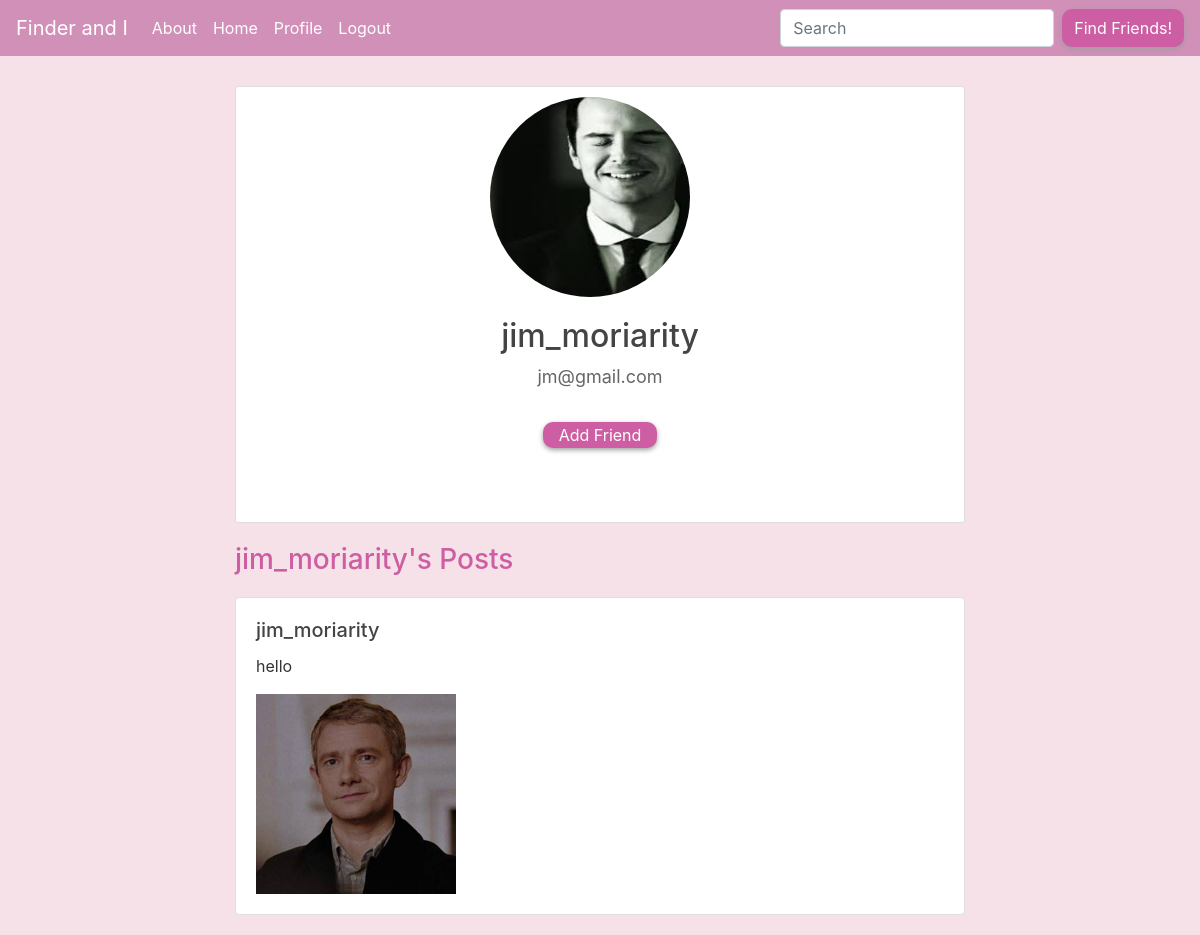
/user/jim_moriarity/ (signed in), run on an earlier commit of the app's database.
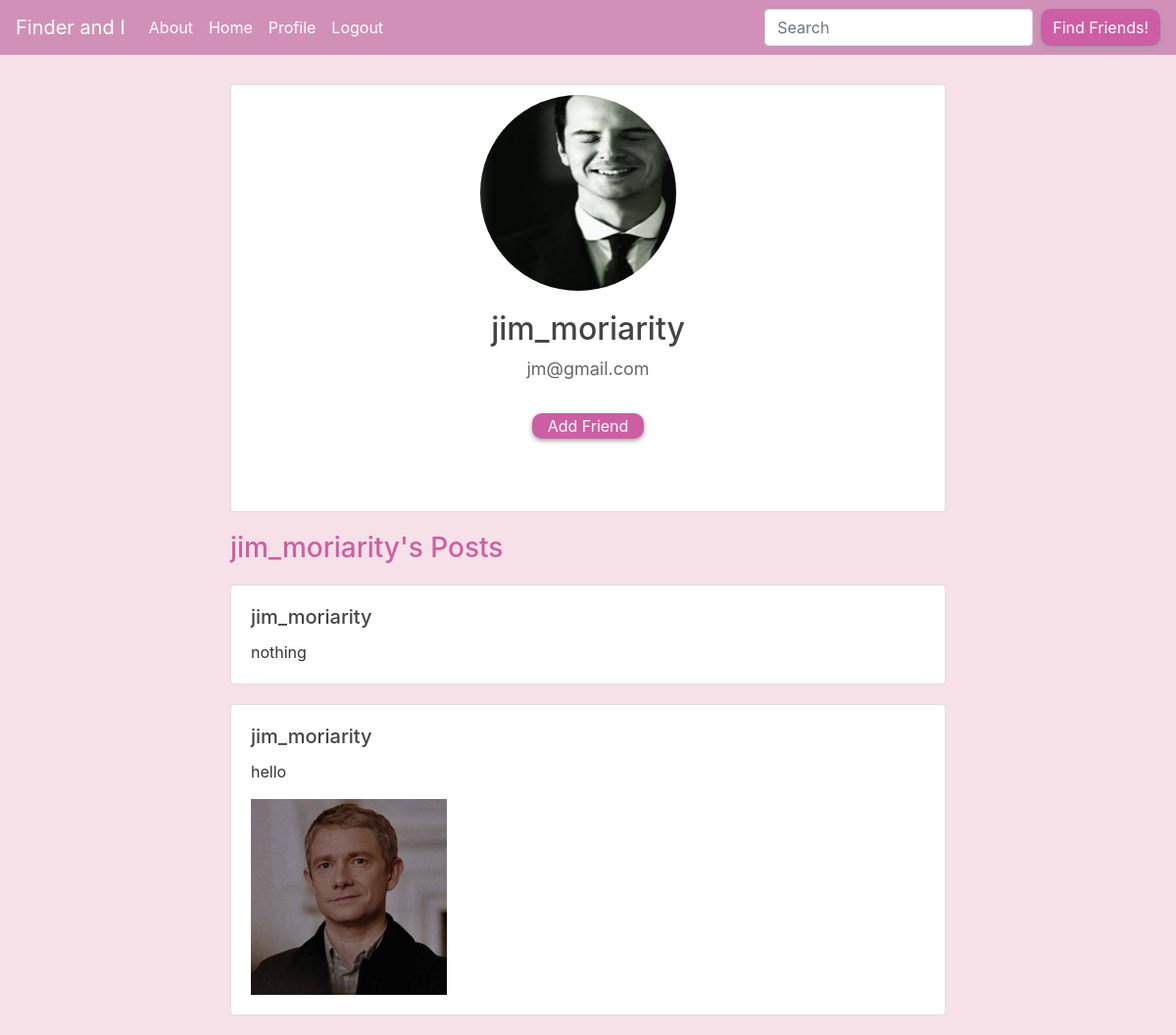
And on a later commit of the database.
### users/models.py (models this page shows)
class Post(models.Model):
    content = models.TextField()
    date_posted = models.DateTimeField(default=timezone.now)
    author = models.ForeignKey(User, on_delete=models.CASCADE)
    image = models.ImageField(upload_to='media/', blank=True, null=True)

### users/views.py (the view)
# urls.py: path('user/<str:username>/', views.user_profile, name='user_profile'),
@login_required
def user_profile(request, username):
    user_profile = get_object_or_404(Profile, user__username=username)
    posts = Post.objects.filter(author=user_profile.user).order_by('-date_posted')
    context = {
        'user_profile': user_profile,
        'posts': posts
    }
    return render(request, 'users/user_profile.html', context)

### users/templates/users/user_profile.html (shortened to what this page needs)
{% extends "users/base.html" %}
{% load crispy_forms_tags %}
{% load static %}
{% block content %}
<div class="content-section" >
    <div class="text-center mb-5">
        {% if user_profile.profile_picture %}
            <img class="rounded-circle account-img" src="{{ user_profile.profile_picture.url}}">
        {% else %}
            <img class="rounded-circle account-img" src="{{ user_profile.profile_picture.url | default:'#' }}">
        {% endif %}
        <div class="box">
            <h2>{{ user_profile.user.username }}</h2>
            <p>{{ user_profile.user.email }}</p>
        </div>
        <button class="post-btn m-3 pr-3 pl-3">Add Friend</button>
    </div>
</div>
    <h3 style="color: #ce5ea3;">{{user_profile.user.username}}'s Posts</h3>
    {% for post in posts %}
        <div class="card">
            <div class="card-body">
                <h5 class="card-title">{{ post.author.username }}</h5>
                <p class="card-text">{{ post.content }}</p>
                {% if post.image %}
                    <img src="{{ post.image.url }}" class="img-fluid">
                {% endif %}
            </div>
        </div>
    {% endfor %}
</div>
{% endblock content %}

What changed in the data, as far as the page shows it:
added Post: author.username "jim_moriarity", content "nothing"
